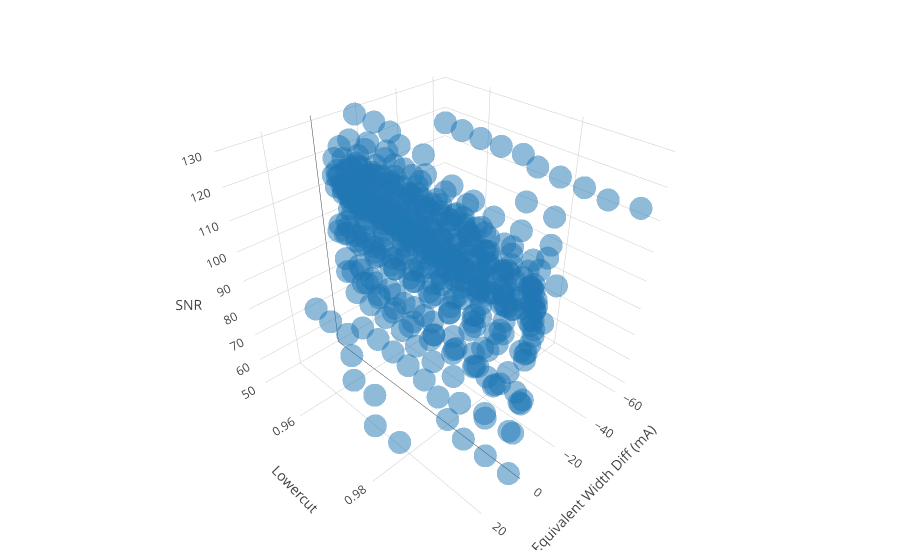

The notebook cell this image was saved under:
### Code cell
# Find optimal lowercut value
write_out = False
plot = True

with open(outputs[0]) as jsonfile:
    jsondata = json.load(jsonfile)
    key = list(jsondata.keys())[2]
    lowcuts = [cut for cut,ew in jsondata[key]]
    line_list = list(jsondata.keys())
    line_list = np.array(sorted(np.array(line_list).astype(float))).astype(str)

if write_out:
    f_out = open("as.txt","w")
solns_dev = []
closest_dev = []
closest_pdiffs = []

line_dict = {}
for line in line_list[0:1]:
    pdiff_all = []
    lowercut_all = []
    snr_all = []
    pdiff_iso = []
    snr_iso = []
    for i in range(len(outputs)):
        if 'ngc2204_3321red' in outputs[i]:
            pass
        clust, star = outputs[i].split("/")[-1].split("_")[0:2]
        star = star[0:-3]
        #print(clust, star)
        idx = snr_dict[clust].index[snr_dict[clust]['Star'] == int(star)].tolist()
        snr = float(snr_dict[clust].loc[idx]['S/N'])
        #print(snr)

        with open(outputs[i]) as jsonfile, open(by_hand[i]) as ewfile:
            
            jsondata = json.load(jsonfile)
            handdata = pd.read_csv(ewfile, delim_whitespace = True, header = None)[[0,4]]
            hand_dict = dict(zip([str(i) for i in handdata[0].tolist()], handdata[4].tolist()))
            key = line
            lowercut = [cut for cut,ew in jsondata[key]]
            ew_meas = [ew for cut,ew in jsondata[key]]
            #print(outputs[i])
            #print(ew_meas)
            #print(hand_dict[key])
            
            label = disp_df['JSON File'][i].split('/')[-1].split('.')[0]
            if hand_dict[key] == 0:
                continue
            if len(lowercut) < len_range:
                continue
            
            ew_pdiff = ((np.array(ew_meas)-hand_dict[key])/hand_dict[key]) * 100
            ew_absdiff = np.array(ew_meas) - hand_dict[key]
            #plt.plot(lowercut,ew_pdiff,'.',color='k')
            #print(pdiff_all, list(ew_absdiff))
            #print(hand_dict[key])
            pdiff_all = pdiff_all+list(ew_absdiff)
            lowercut_all = lowercut_all + lowercut
            snr_all = snr_all + [snr]*len(ew_absdiff)
            pdiff_iso = pdiff_iso + [ew_absdiff[9]]
            snr_iso = snr_iso + [snr]
            
    trace1 = go.Scatter3d(x=pdiff_all,y=lowercut_all,z=snr_all,
                          mode='markers',opacity=0.5) 

    
    data = [trace1]
    layout = go.Layout(scene = dict(xaxis = dict(title='Equivalent Width Diff (mA)'),yaxis = dict(title='Lowercut'),zaxis = dict(title='SNR'),),width=700,margin=dict(r=20, b=10, l=10, t=10))
    fig = go.Figure(data=data, layout=layout)
    iplot(fig, filename = 'snr_lowercut')

### Figure 1 — Plotly figure (JSON) as saved in the notebook; plotly's stock layout.template omitted (floating-point values rounded to 4 significant figures; data arrays with more than 128 entries replaced by an {"elided": "..."} marker saying what was removed)
{"data": [{"mode": "markers", "opacity": 0.5, "type": "scatter3d", "x": {"elided": "430 float values"}, "y": {"elided": "430 float values"}, "z": {"elided": "430 int values"}}], "layout": {"autosize": true, "margin": {"b": 10, "l": 10, "r": 20, "t": 10}, "scene": {"aspectmode": "auto", "aspectratio": {"x": 1, "y": 1, "z": 1}, "camera": {"center": {"x": 0, "y": 0, "z": 0}, "eye": {"x": 1.317, "y": 1.317, "z": 1.317}, "up": {"x": 0, "y": 0, "z": 1}}, "xaxis": {"title": "Equivalent Width Diff (mA)", "type": "linear"}, "yaxis": {"title": "Lowercut", "type": "linear"}, "zaxis": {"title": "SNR", "type": "linear"}}}}
